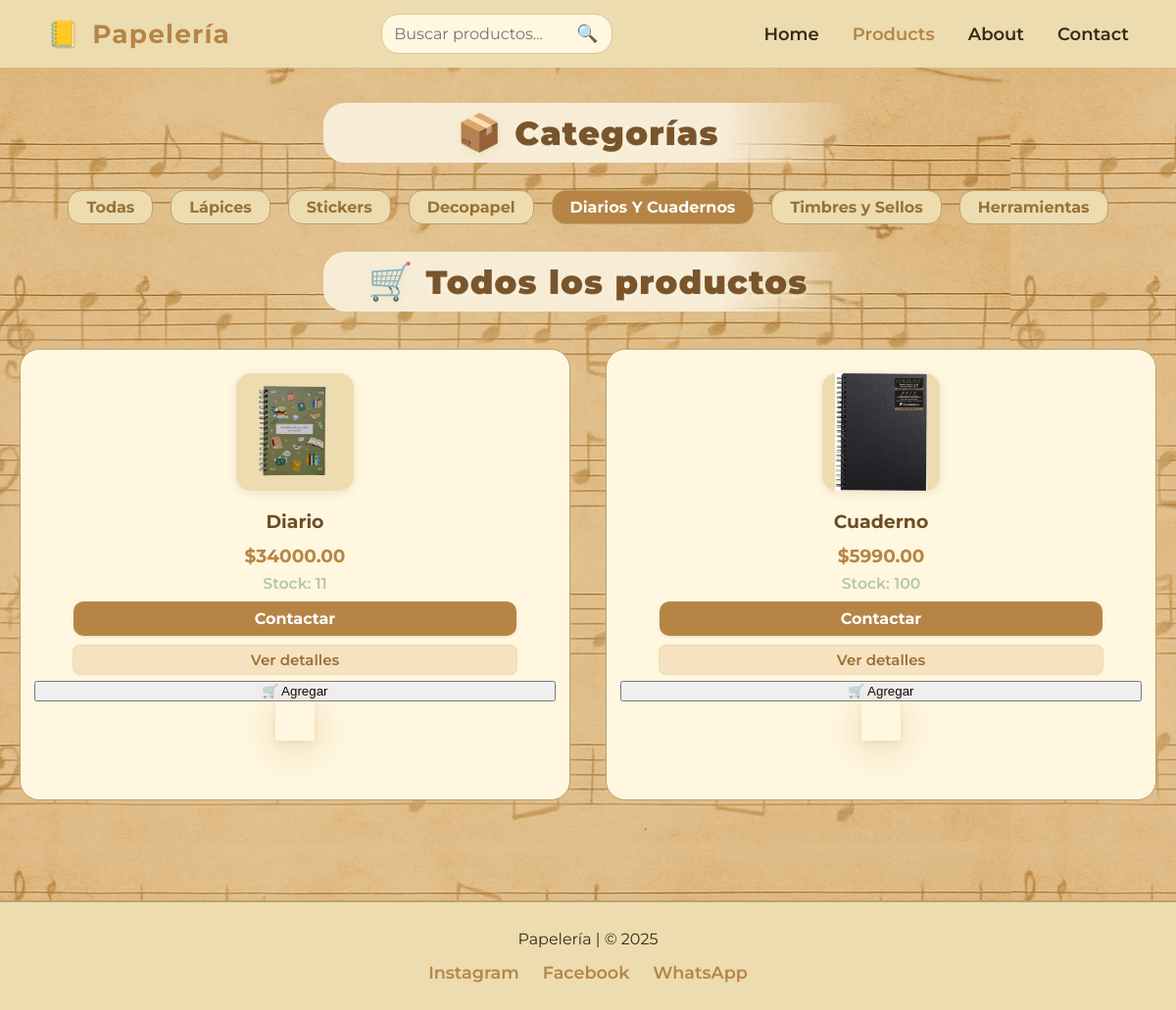
The app's page /productos/?categoria=4 with its own data.
### Tienda/models.py (models this page shows, shortened)
class Categoria(models.Model):
    nombre = models.CharField(max_length=100)
    descripcion = models.TextField(blank=True, null=True)

class Producto(models.Model):
    nombre = models.CharField(max_length=200)
    descripcion = models.TextField()
    precio = models.DecimalField(max_digits=10, decimal_places=2)
    imagen = models.ImageField(upload_to='productos/')
    stock = models.PositiveIntegerField(default=0)
    categoria = models.ForeignKey(Categoria, on_delete=models.CASCADE)
    fecha_creacion = models.DateTimeField(auto_now_add=True)
    destacado = models.BooleanField(default=False, help_text="¿Mostrar este producto en la página principal?")

### Tienda/views.py (the view)
# urls.py: path('productos/', views.productos, name='productos'),
def productos(request):
    categorias = Categoria.objects.all()
    productos = Producto.objects.all()
    categoria_id = request.GET.get('categoria')
    buscar = request.GET.get('buscar')
    if categoria_id:
        productos = productos.filter(categoria_id=categoria_id)
    if buscar:
        productos = productos.filter(nombre__icontains=buscar)
    paginator = Paginator(productos, 8)  # 8 productos por página, ajustá si querés más/menos
    page_number = request.GET.get('page')
    productos_page = paginator.get_page(page_number)
    return render(request, 'Tienda/productos.html', {
        'categorias': categorias,
        'productos': productos_page,
    })

### Tienda/templates/Tienda/productos.html (shortened to what this page needs)
{% load static %}
<!DOCTYPE html>
<html lang="es">
<head>
    <link rel="stylesheet" href="{% static 'Tienda/css/productos.css' %}">
    <link rel="stylesheet" href="{% static 'Tienda/css/footer.css' %}">
</head>
<body>
<header class="main-header">
  <div class="header-container">
    <div class="logo-nombre">
      <span class="logo">📒</span>
      <span class="nombre-tienda">Papelería</span>
    </div>
    <form action="{% url 'productos' %}" method="get" class="search-form" id="searchForm">
      <input type="text" name="buscar" placeholder="Buscar productos..." value="{{ request.GET.buscar|default_if_none:'' }}">
      <button type="submit" class="search-btn">🔍</button>
    </form>
    <nav class="main-nav" id="mainNav">
        <ul>
            <li>
                <a href="{% url 'home' %}"
                class="{% if request.resolver_match.url_name == 'home' %}active{% endif %}">
                Home
                </a>
            </li>
            <li>
                <a href="{% url 'productos' %}"
                class="{% if request.resolver_match.url_name == 'productos' %}active{% endif %}">
                Products
                </a>
            </li>
            <li>
                <a href="#"
                class="{% if request.resolver_match.url_name == 'about' %}active{% endif %}">
                About
                </a>
            </li>
            <li>
                <a href="#"
                class="{% if request.resolver_match.url_name == 'contact' %}active{% endif %}">
                Contact
                </a>
            </li>
        </ul>
    </nav>
  </div>
</header>
<main>
    <div class="section-title">
        <span class="icon-title">📦</span>
        <h2>Categorías</h2>
    </div>
    <ul class="categorias-lista">
        <li>
            <a href="{% url 'productos' %}" {% if not request.GET.categoria %}class="selected"{% endif %}>Todas</a>
        </li>
        {% for categoria in categorias %}
            <li>
                <a href="{% url 'productos' %}?categoria={{ categoria.id }}"
                {% if request.GET.categoria|default:'' == categoria.id|stringformat:'s' %}class="selected"{% endif %}>
                    {{ categoria.nombre }}
                </a>
            </li>
        {% endfor %}
    </ul>
    <div class="section-title">
        <span class="icon-title">🛒</span>
        <h2>Todos los productos</h2>
    </div>
    <div class="products-grid">
        {% for producto in productos %}
            <div class="product-card {% if producto.stock == 0 %}out-stock{% endif %}">
                <a href="{% url 'detalle_producto' producto.id %}" class="img-link">
                    <img src="{{ producto.imagen.url }}" alt="{{ producto.nombre }}">
                </a>
                <div class="product-title">{{ producto.nombre }}</div>
                {% if producto.oferta %}
                  <div class="product-precio">
                    <span class="oferta">${{ producto.oferta }}</span>
                    <span class="precio-tachado">${{ producto.precio }}</span>
                  </div>
                {% else %}
                  <div class="product-precio">${{ producto.precio }}</div>
                {% endif %}
                <div class="stock-info {% if producto.stock == 0 %}sin-stock{% endif %}">
                  {% if producto.stock > 0 %}
                      Stock: {{ producto.stock }}
                  {% else %}
                      Sin stock
                  {% endif %}
                </div>
                <div class="product-actions">
                    <a class="btn-contact"
                       href="https://wa.me/56945657563?text=Hola%2C%20me%20interesa%20el%20producto%20{{ producto.nombre|urlencode }}"
                       target="_blank">
                       Contactar
                    </a>
                    <a class="btn-detalle" href="{% url 'detalle_producto' producto.id %}">
                        Ver detalles
                    </a>
                    <button class="btn-add-cart" data-id="{{ producto.id }}" data-nombre="{{ producto.nombre }}">
                        🛒 Agregar
                    </button>
                </div>
                <div class="products-grid">
                </div>
            </div>
        {% empty %}
            <p>No hay productos en esta categoría.</p>
        {% endfor %}
    </div>
</main>
<footer class="footer">
    <div class="footer-container">
        <div>Papelería | &copy; 2025</div>
        <div class="footer-links">
            <a href="#">Instagram</a>
            <a href="#">Facebook</a>
            <a href="#">WhatsApp</a>
        </div>
    </div>
</footer>
</body>
</html>

### Tienda/static/Tienda/css/footer.css (style rules this page uses)
.footer { background: #ecdcb0; padding: 28px 0; text-align: center; border-top: 2px solid #bca16a; margin-top: 60px; }
.footer-container { max-width: 1200px; margin: 0 auto; display: flex; flex-direction: column; align-items: center; gap: 8px; }
.footer-links { display: flex; gap: 24px; margin-top: 6px; }
.footer-links a { color: #b68545; text-decoration: none; font-weight: 600; font-size: 1.1rem; transition: color 0.2s; }
.footer { flex-shrink: 0; width: 100vw; position: relative; left: 0; bottom: 0; }

### records on screen
Categoria: nombre "Lápices"
Categoria: nombre "Stickers"
Categoria: nombre "Decopapel"
Categoria: nombre "Diarios Y Cuadernos"
Categoria: nombre "Timbres y Sellos"
Categoria: nombre "Herramientas"
Producto: imagen (picture), nombre "Diario", precio "34000.00", stock "11"
Producto: imagen (picture), nombre "Cuaderno", precio "5990.00", stock "100"
